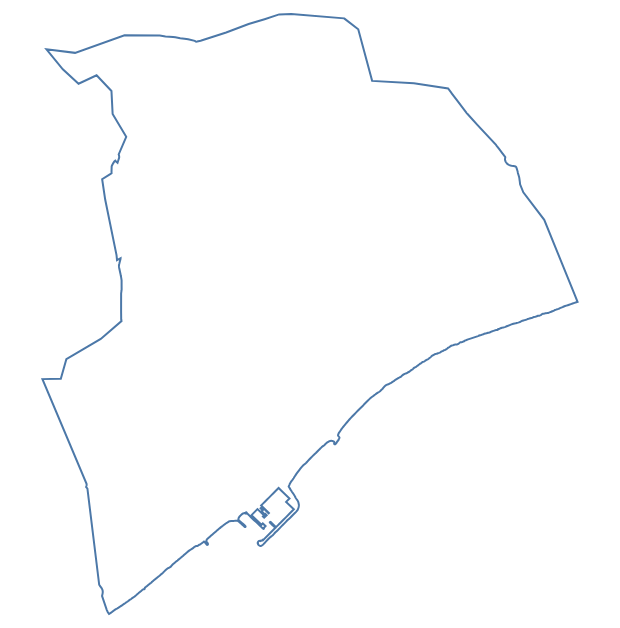

This figure's notebook cell:
### Code cell
alt.data_transformers.enable("vegafusion", max_rows=None)

path = "mataro/mapa-municipal-v2r0-mataro-municipi-20240118.shp"
gdf2 = gpd.read_file(path)
gdf2.to_crs(4326,inplace=True)
alt.Chart(gdf2).mark_geoshape(size = 0,filled = False)

### Figure 1 — Vega specification as saved in the notebook (floating-point values rounded to 4 significant figures; data arrays with more than 128 entries replaced by an {"elided": "..."} marker saying what was removed)
{"$schema": "https://vega.github.io/schema/vega/v6.json", "data": [{"name": "data-739f5ae9f3a39b385252211de4410a18", "values": [{"AREAOFI": "22.4178", "CODIMUN": "081213", "NOMMUNI": "Mataró", "VALIDDE": "20240118", "DATAALTA": "202601131447", "type": "Feature", "geometry": {"type": "Polygon", "coordinates": {"elided": "1x1599x2 float values"}}}]}], "marks": [{"type": "shape", "name": "marks", "from": {"data": "data-739f5ae9f3a39b385252211de4410a18"}, "encode": {"update": {"stroke": {"value": "#4c78a8"}, "fill": {"value": "transparent"}}}, "transform": [{"type": "geoshape", "projection": "projection"}], "style": ["geoshape"]}], "projections": [{"name": "projection", "size": {"signal": "[width, height]"}, "fit": {"signal": "data('data-739f5ae9f3a39b385252211de4410a18')"}, "type": "equalEarth"}], "style": "view", "padding": 5, "height": 300, "width": 300, "background": "white"}
